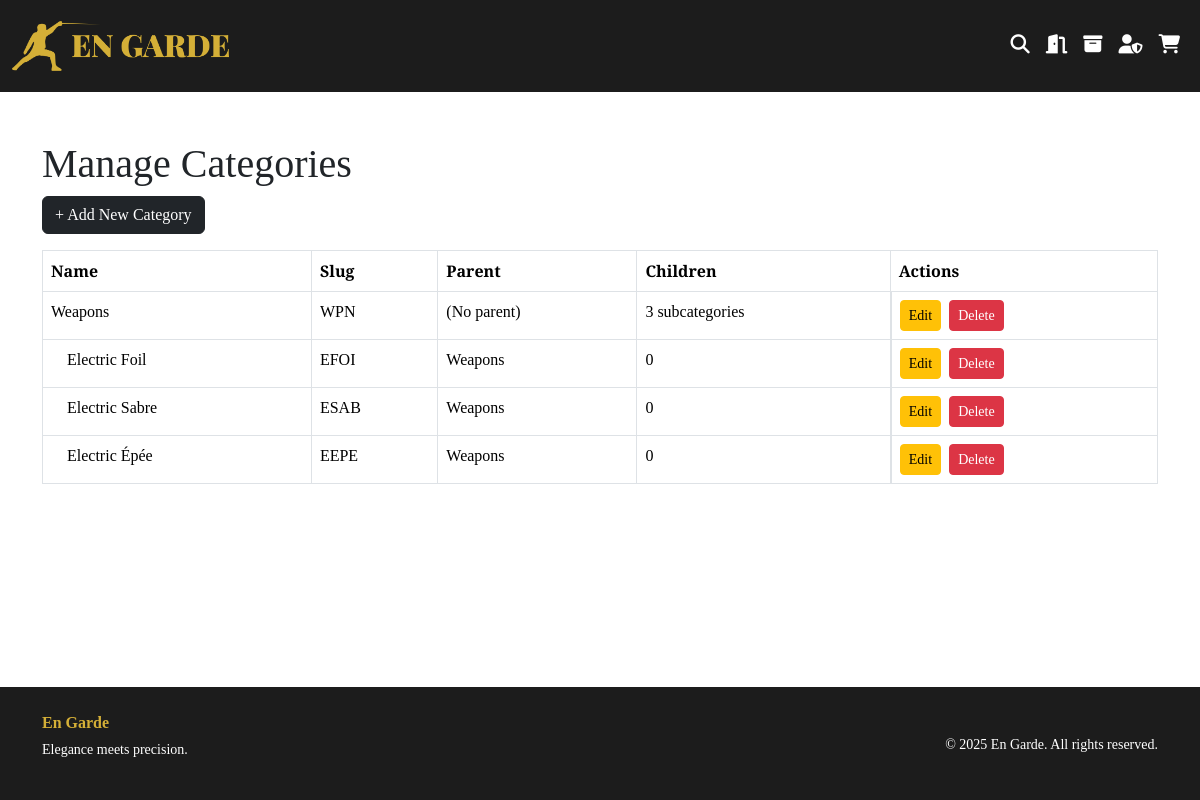
The app's page /admin/categories (signed in), older data.
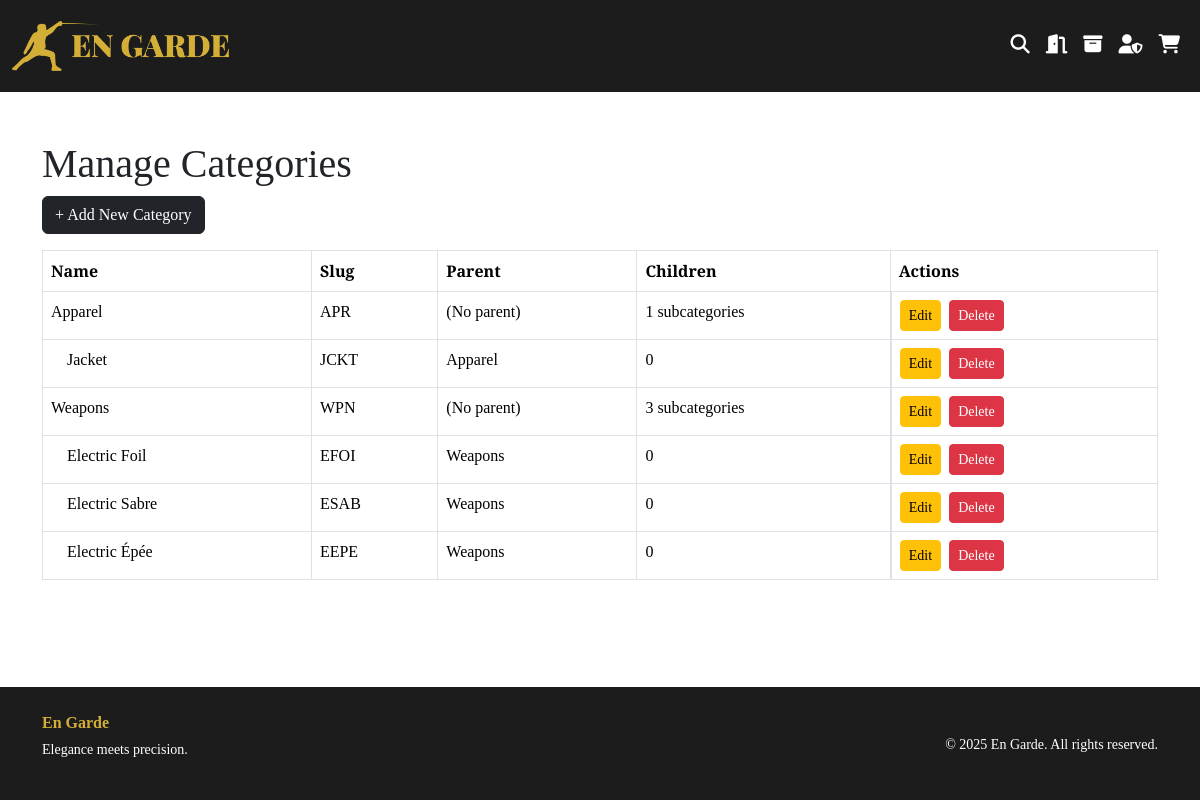
The same page, newer data.
### website/models.py (models this page shows)
class Category(db.Model):
    __tablename__ = 'categories'
    id = db.Column(db.Integer, primary_key=True)
    parent_id = db.Column(db.Integer, db.ForeignKey('categories.id'), nullable=True)
    name = db.Column(db.String(100), unique=True, nullable=False)
    slug = db.Column(db.String(100), unique=True, nullable=False)
    parent = db.relationship('Category', backref='children', remote_side=[id] )
    products = db.relationship('Product', backref='category', lazy=True)

### website/admin.py (the view)
@admin.route("admin/categories", methods=["GET"])
@admin_required
def admin_list_categories():
    cat_tree = get_category_tree(parent_id=None, depth=0)
    return render_template("admin/admin_categories.html", cat_tree=cat_tree)

### website/admin.py (called while the page is built)
def get_category_tree(parent_id=None, depth=0):
    categories = Category.query.filter_by(
        parent_id=parent_id).order_by(Category.name).all()
    results = []
    for cat in categories:
        results.append((cat, depth))
        results += get_category_tree(parent_id=cat.id, depth=depth+1)
    return results

def admin_required(f):
    @wraps(f)
    def decorated_function(*args, **kwargs):
        if not current_user.is_authenticated or not current_user.is_admin:
            abort(403)
        return f(*args, **kwargs)
    return decorated_function

### website/templates/admin/admin_categories.html (shortened to what this page needs)
{% extends "base.html" %}
{% block content %}
<div class="container py-5">
  <h1>Manage Categories</h1>
  <a href="{{ url_for('admin.admin_new_category') }}" class="btn btn-dark mb-3">+ Add New Category</a>
  <table class="table table-bordered">
    <thead>
      <tr>
        <th>Name</th>
        <th>Slug</th>
        <th>Parent</th>
        <th>Children</th>
        <th>Actions</th>
      </tr>
    </thead>
    <tbody>
      {% for cat, depth in cat_tree %}
        <tr>
          <td>
            {{cat.name }}
          </td>
          <td>{{ cat.slug }}</td>
          <td>
            {% if cat.parent %}
              {{ cat.parent.name }}
            {% else %}
              (No parent)
            {% endif %}
          </td>
          <td>
            {% if cat.children %}
              {{ cat.children|length }} subcategories
            {% else %}
              0
            {% endif %}
          </td>
          <td class="d-flex gap-2 align-items-start">
            <a href="{{ url_for('admin.admin_edit_category', cat_id=cat.id) }}" class="btn btn-sm btn-warning">Edit</a>
            <form action="{{ url_for('admin.admin_delete_category', cat_id=cat.id) }}" method="POST" onsubmit="return confirm('Really delete category and all subcategories/products?');">
              <button type="submit" class="btn btn-danger btn-sm">Delete</button>
            </form>
          </td>
        </tr>
      {% endfor %}
    </tbody>
  </table>
</div>
{% endblock %}

Row changes from the older to the newer data that the page shows:
added Category: name "Apparel", slug "APR", shows "(No parent)", children|length "1"
added Category: name "Jacket", slug "JCKT", parent.name "Apparel", shows "0"
